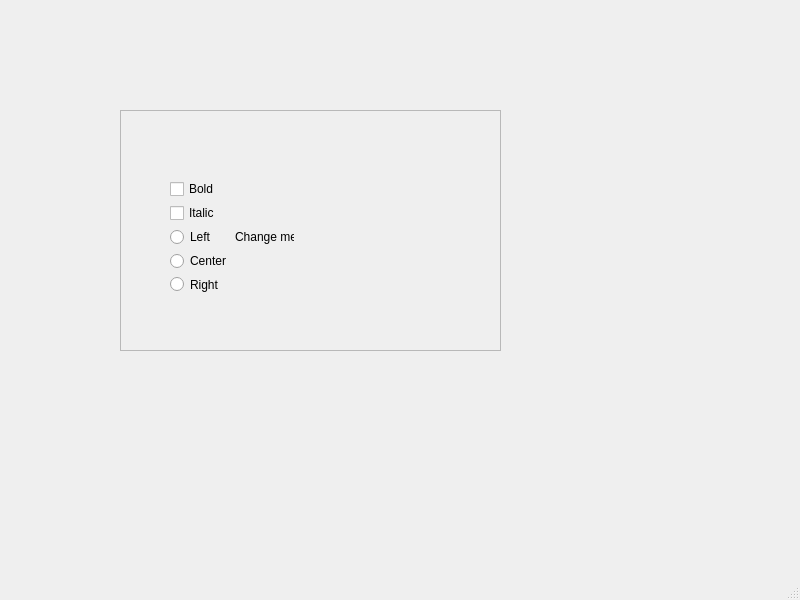
<?xml version="1.0" encoding="UTF-8"?>
<ui version="4.0">
 <class>MainWindow</class>
 <widget class="QMainWindow" name="MainWindow">
  <property name="geometry">
   <rect>
    <x>0</x>
    <y>0</y>
    <width>800</width>
    <height>600</height>
   </rect>
  </property>
  <property name="windowTitle">
   <string>MainWindow</string>
  </property>
  <widget class="QWidget" name="centralwidget">
   <widget class="QFrame" name="Rohith">
    <property name="geometry">
     <rect>
      <x>120</x>
      <y>110</y>
      <width>381</width>
      <height>241</height>
     </rect>
    </property>
    <property name="frameShape">
     <enum>QFrame::StyledPanel</enum>
    </property>
    <property name="frameShadow">
     <enum>QFrame::Raised</enum>
    </property>
    <widget class="QWidget" name="">
     <property name="geometry">
      <rect>
       <x>50</x>
       <y>70</y>
       <width>124</width>
       <height>113</height>
      </rect>
     </property>
     <layout class="QHBoxLayout" name="horizontalLayout">
      <item>
       <layout class="QVBoxLayout" name="verticalLayout">
        <item>
         <widget class="QCheckBox" name="Bold">
          <property name="text">
           <string>Bold</string>
          </property>
         </widget>
        </item>
        <item>
         <widget class="QCheckBox" name="Italic">
          <property name="text">
           <string>Italic</string>
          </property>
         </widget>
        </item>
        <item>
         <widget class="QRadioButton" name="radioButton">
          <property name="text">
           <string>Left</string>
          </property>
         </widget>
        </item>
        <item>
         <widget class="QRadioButton" name="radioButton_2">
          <property name="text">
           <string>Center</string>
          </property>
         </widget>
        </item>
        <item>
         <widget class="QRadioButton" name="radioButton_3">
          <property name="text">
           <string>Right</string>
          </property>
         </widget>
        </item>
       </layout>
      </item>
      <item>
       <widget class="QLabel" name="label">
        <property name="text">
         <string>Change me!</string>
        </property>
       </widget>
      </item>
     </layout>
    </widget>
   </widget>
  </widget>
  <widget class="QMenuBar" name="menubar">
   <property name="geometry">
    <rect>
     <x>0</x>
     <y>0</y>
     <width>800</width>
     <height>21</height>
    </rect>
   </property>
  </widget>
  <widget class="QStatusBar" name="statusbar"/>
 </widget>
 <resources/>
 <connections/>
</ui>
